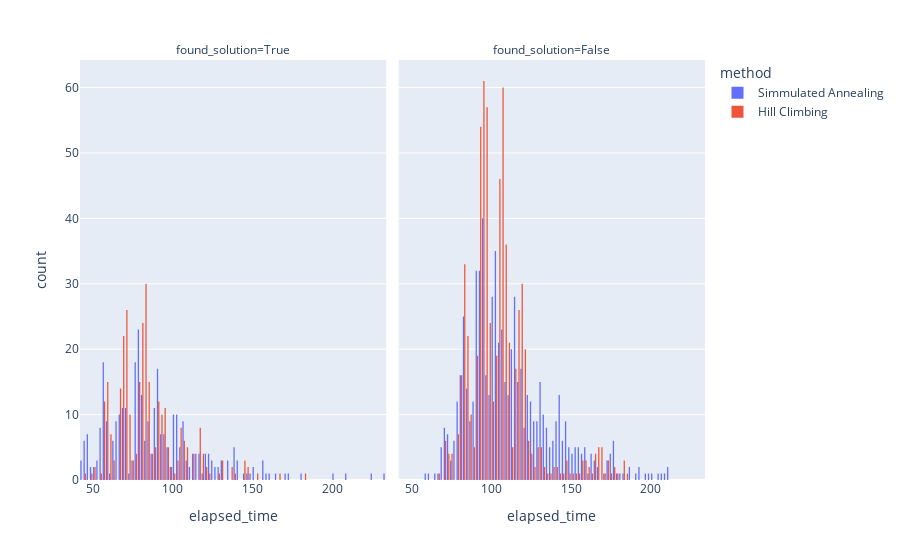

Here is the notebook cell this chart was saved with:
### Code cell
fig = px.histogram(df_stats, x='elapsed_time', nbins=100, color='method', facet_col='found_solution', barmode='group')
fig.show()

### Figure 1 — Plotly figure (JSON) as saved in the notebook; plotly's stock layout.template omitted (floating-point values rounded to 4 significant figures; data arrays with more than 128 entries replaced by an {"elided": "..."} marker saying what was removed)
{"data": [{"alignmentgroup": "True", "bingroup": "x", "hovertemplate": "method=Simmulated Annealing<br>found_solution=True<br>elapsed_time=%{x}<br>count=%{y}<extra></extra>", "legendgroup": "Simmulated Annealing", "marker": {"color": "#636efa", "pattern": {"shape": ""}}, "name": "Simmulated Annealing", "nbinsx": 100, "offsetgroup": "Simmulated Annealing", "orientation": "v", "showlegend": true, "type": "histogram", "x": {"elided": "331 float values"}, "xaxis": "x", "yaxis": "y"}, {"alignmentgroup": "True", "bingroup": "x", "hovertemplate": "method=Simmulated Annealing<br>found_solution=False<br>elapsed_time=%{x}<br>count=%{y}<extra></extra>", "legendgroup": "Simmulated Annealing", "marker": {"color": "#636efa", "pattern": {"shape": ""}}, "name": "Simmulated Annealing", "nbinsx": 100, "offsetgroup": "Simmulated Annealing", "orientation": "v", "showlegend": false, "type": "histogram", "x": {"elided": "669 float values"}, "xaxis": "x2", "yaxis": "y2"}, {"alignmentgroup": "True", "bingroup": "x", "hovertemplate": "method=Hill Climbing<br>found_solution=True<br>elapsed_time=%{x}<br>count=%{y}<extra></extra>", "legendgroup": "Hill Climbing", "marker": {"color": "#EF553B", "pattern": {"shape": ""}}, "name": "Hill Climbing", "nbinsx": 100, "offsetgroup": "Hill Climbing", "orientation": "v", "showlegend": true, "type": "histogram", "x": {"elided": "311 float values"}, "xaxis": "x", "yaxis": "y"}, {"alignmentgroup": "True", "bingroup": "x", "hovertemplate": "method=Hill Climbing<br>found_solution=False<br>elapsed_time=%{x}<br>count=%{y}<extra></extra>", "legendgroup": "Hill Climbing", "marker": {"color": "#EF553B", "pattern": {"shape": ""}}, "name": "Hill Climbing", "nbinsx": 100, "offsetgroup": "Hill Climbing", "orientation": "v", "showlegend": false, "type": "histogram", "x": {"elided": "689 float values"}, "xaxis": "x2", "yaxis": "y2"}], "layout": {"annotations": [{"font": {}, "showarrow": false, "text": "found_solution=True", "x": 0.245, "xanchor": "center", "xref": "paper", "y": 1, "yanchor": "bottom", "yref": "paper"}, {"font": {}, "showarrow": false, "text": "found_solution=False", "x": 0.755, "xanchor": "center", "xref": "paper", "y": 1, "yanchor": "bottom", "yref": "paper"}], "barmode": "group", "legend": {"title": {"text": "method"}, "tracegroupgap": 0}, "margin": {"t": 60}, "xaxis": {"anchor": "y", "domain": [0, 0.49], "title": {"text": "elapsed_time"}}, "xaxis2": {"anchor": "y2", "domain": [0.51, 1], "matches": "x", "title": {"text": "elapsed_time"}}, "yaxis": {"anchor": "x", "domain": [0, 1], "title": {"text": "count"}}, "yaxis2": {"anchor": "x2", "domain": [0, 1], "matches": "y", "showticklabels": false}}}
